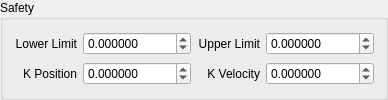
          <widget class="QGroupBox" name="JointSafetyGroupBox">
           <property name="enabled">
            <bool>true</bool>
           </property>
           <property name="title">
            <string>Safety</string>
           </property>
           <layout class="QGridLayout" name="gridLayout_4">
            <item row="0" column="1">
             <widget class="QDoubleSpinBox" name="JointSafetyLowerLimitSpinBox">
              <property name="decimals">
               <number>6</number>
              </property>
              <property name="minimum">
               <double>-10000.000000000000000</double>
              </property>
              <property name="maximum">
               <double>10000.000000000000000</double>
              </property>
              <property name="singleStep">
               <double>0.100000000000000</double>
              </property>
              <property name="value">
               <double>0.000000000000000</double>
              </property>
             </widget>
            </item>
            <item row="0" column="3">
             <widget class="QDoubleSpinBox" name="JointSafetyUpperLimitSpinBox">
              <property name="decimals">
               <number>6</number>
              </property>
              <property name="minimum">
               <double>-10000.000000000000000</double>
              </property>
              <property name="maximum">
               <double>10000.000000000000000</double>
              </property>
              <property name="singleStep">
               <double>0.100000000000000</double>
              </property>
             </widget>
            </item>
            <item row="0" column="2">
             <widget class="QLabel" name="label_78">
              <property name="maximumSize">
               <size>
                <width>16777215</width>
                <height>16777215</height>
               </size>
              </property>
              <property name="layoutDirection">
               <enum>Qt::LeftToRight</enum>
              </property>
              <property name="text">
               <string>Upper Limit</string>
              </property>
              <property name="alignment">
               <set>Qt::AlignRight|Qt::AlignTrailing|Qt::AlignVCenter</set>
              </property>
             </widget>
            </item>
            <item row="1" column="3">
             <widget class="QDoubleSpinBox" name="JointSafetyKVelocitySpinBox">
              <property name="decimals">
               <number>6</number>
              </property>
              <property name="minimum">
               <double>-10000.000000000000000</double>
              </property>
              <property name="maximum">
               <double>10000.000000000000000</double>
              </property>
              <property name="singleStep">
               <double>0.100000000000000</double>
              </property>
             </widget>
            </item>
            <item row="0" column="0">
             <widget class="QLabel" name="label_77">
              <property name="maximumSize">
               <size>
                <width>16777215</width>
                <height>16777215</height>
               </size>
              </property>
              <property name="layoutDirection">
               <enum>Qt::LeftToRight</enum>
              </property>
              <property name="text">
               <string>Lower Limit</string>
              </property>
              <property name="alignment">
               <set>Qt::AlignRight|Qt::AlignTrailing|Qt::AlignVCenter</set>
              </property>
             </widget>
            </item>
            <item row="1" column="2">
             <widget class="QLabel" name="label_79">
              <property name="maximumSize">
               <size>
                <width>16777215</width>
                <height>16777215</height>
               </size>
              </property>
              <property name="layoutDirection">
               <enum>Qt::LeftToRight</enum>
              </property>
              <property name="text">
               <string>K Velocity</string>
              </property>
              <property name="alignment">
               <set>Qt::AlignRight|Qt::AlignTrailing|Qt::AlignVCenter</set>
              </property>
             </widget>
            </item>
            <item row="1" column="1">
             <widget class="QDoubleSpinBox" name="JointSafetyKPositionSpinBox">
              <property name="decimals">
               <number>6</number>
              </property>
              <property name="minimum">
               <double>-10000.000000000000000</double>
              </property>
              <property name="maximum">
               <double>10000.000000000000000</double>
              </property>
              <property name="singleStep">
               <double>0.100000000000000</double>
              </property>
             </widget>
            </item>
            <item row="1" column="0">
             <widget class="QLabel" name="label_94">
              <property name="maximumSize">
               <size>
                <width>16777215</width>
                <height>16777215</height>
               </size>
              </property>
              <property name="layoutDirection">
               <enum>Qt::LeftToRight</enum>
              </property>
              <property name="text">
               <string>K Position</string>
              </property>
              <property name="alignment">
               <set>Qt::AlignRight|Qt::AlignTrailing|Qt::AlignVCenter</set>
              </property>
             </widget>
            </item>
           </layout>
          </widget>
